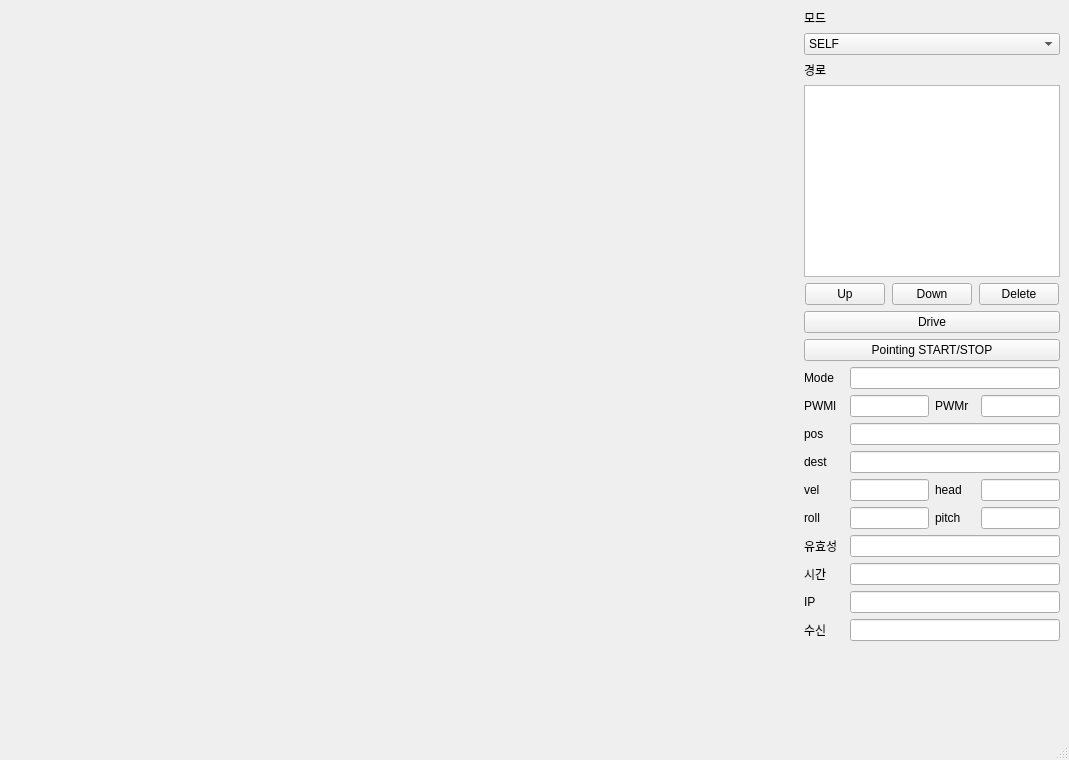
<?xml version="1.0" encoding="UTF-8"?>
<ui version="4.0">
 <class>MainWindow</class>
 <widget class="QMainWindow" name="MainWindow">
  <property name="geometry">
   <rect>
    <x>0</x>
    <y>0</y>
    <width>1069</width>
    <height>760</height>
   </rect>
  </property>
  <property name="windowTitle">
   <string>MainWindow</string>
  </property>
  <widget class="QWidget" name="centralwidget">
   <layout class="QGridLayout" name="gridLayout">
    <item row="0" column="0">
     <layout class="QHBoxLayout" name="Outer_Layout" stretch="8,2">
      <item>
       <layout class="QVBoxLayout" name="Folium"/>
      </item>
      <item>
       <layout class="QVBoxLayout" name="verticalLayout_2">
        <item>
         <widget class="QLabel" name="label">
          <property name="sizePolicy">
           <sizepolicy hsizetype="Preferred" vsizetype="Fixed">
            <horstretch>0</horstretch>
            <verstretch>0</verstretch>
           </sizepolicy>
          </property>
          <property name="text">
           <string>모드</string>
          </property>
         </widget>
        </item>
        <item>
         <widget class="QComboBox" name="comboBox">
          <item>
           <property name="text">
            <string>SELF</string>
           </property>
          </item>
          <item>
           <property name="text">
            <string>AUTO</string>
           </property>
          </item>
         </widget>
        </item>
        <item>
         <widget class="QLabel" name="label_2">
          <property name="sizePolicy">
           <sizepolicy hsizetype="Preferred" vsizetype="Fixed">
            <horstretch>0</horstretch>
            <verstretch>0</verstretch>
           </sizepolicy>
          </property>
          <property name="text">
           <string>경로</string>
          </property>
         </widget>
        </item>
        <item>
         <widget class="QListView" name="waypoints">
          <property name="sizePolicy">
           <sizepolicy hsizetype="Minimum" vsizetype="Fixed">
            <horstretch>0</horstretch>
            <verstretch>0</verstretch>
           </sizepolicy>
          </property>
         </widget>
        </item>
        <item>
         <layout class="QHBoxLayout" name="horizontalLayout">
          <item>
           <widget class="QPushButton" name="btn_up">
            <property name="sizePolicy">
             <sizepolicy hsizetype="Fixed" vsizetype="Fixed">
              <horstretch>0</horstretch>
              <verstretch>0</verstretch>
             </sizepolicy>
            </property>
            <property name="text">
             <string>Up</string>
            </property>
           </widget>
          </item>
          <item>
           <widget class="QPushButton" name="btn_down">
            <property name="sizePolicy">
             <sizepolicy hsizetype="Fixed" vsizetype="Fixed">
              <horstretch>0</horstretch>
              <verstretch>0</verstretch>
             </sizepolicy>
            </property>
            <property name="text">
             <string>Down</string>
            </property>
           </widget>
          </item>
          <item>
           <widget class="QPushButton" name="btn_delete">
            <property name="sizePolicy">
             <sizepolicy hsizetype="Fixed" vsizetype="Fixed">
              <horstretch>0</horstretch>
              <verstretch>0</verstretch>
             </sizepolicy>
            </property>
            <property name="text">
             <string>Delete</string>
            </property>
           </widget>
          </item>
         </layout>
        </item>
        <item>
         <widget class="QPushButton" name="btn_drive">
          <property name="text">
           <string>Drive</string>
          </property>
         </widget>
        </item>
        <item>
         <widget class="QPushButton" name="btn_pointing">
          <property name="text">
           <string>Pointing START/STOP</string>
          </property>
         </widget>
        </item>
        <item>
         <layout class="QHBoxLayout" name="horizontalLayout_2">
          <item>
           <widget class="QLabel" name="lbl_mode">
            <property name="sizePolicy">
             <sizepolicy hsizetype="Fixed" vsizetype="Minimum">
              <horstretch>0</horstretch>
              <verstretch>0</verstretch>
             </sizepolicy>
            </property>
            <property name="minimumSize">
             <size>
              <width>40</width>
              <height>0</height>
             </size>
            </property>
            <property name="maximumSize">
             <size>
              <width>40</width>
              <height>16777215</height>
             </size>
            </property>
            <property name="text">
             <string>Mode</string>
            </property>
           </widget>
          </item>
          <item>
           <widget class="QLineEdit" name="edit_mode">
            <property name="sizePolicy">
             <sizepolicy hsizetype="Expanding" vsizetype="Fixed">
              <horstretch>0</horstretch>
              <verstretch>0</verstretch>
             </sizepolicy>
            </property>
           </widget>
          </item>
         </layout>
        </item>
        <item>
         <layout class="QHBoxLayout" name="horizontalLayout_3">
          <item>
           <widget class="QLabel" name="lbl_pwml">
            <property name="sizePolicy">
             <sizepolicy hsizetype="Fixed" vsizetype="Preferred">
              <horstretch>0</horstretch>
              <verstretch>0</verstretch>
             </sizepolicy>
            </property>
            <property name="minimumSize">
             <size>
              <width>40</width>
              <height>0</height>
             </size>
            </property>
            <property name="maximumSize">
             <size>
              <width>40</width>
              <height>16777215</height>
             </size>
            </property>
            <property name="text">
             <string>PWMl</string>
            </property>
           </widget>
          </item>
          <item>
           <widget class="QLineEdit" name="edit_pwml"/>
          </item>
          <item>
           <widget class="QLabel" name="lbl_pwmr">
            <property name="sizePolicy">
             <sizepolicy hsizetype="Fixed" vsizetype="Preferred">
              <horstretch>0</horstretch>
              <verstretch>0</verstretch>
             </sizepolicy>
            </property>
            <property name="minimumSize">
             <size>
              <width>40</width>
              <height>0</height>
             </size>
            </property>
            <property name="maximumSize">
             <size>
              <width>40</width>
              <height>16777215</height>
             </size>
            </property>
            <property name="text">
             <string>PWMr</string>
            </property>
           </widget>
          </item>
          <item>
           <widget class="QLineEdit" name="edit_pwmr"/>
          </item>
         </layout>
        </item>
        <item>
         <layout class="QHBoxLayout" name="horizontalLayout_4">
          <item>
           <widget class="QLabel" name="label_6">
            <property name="sizePolicy">
             <sizepolicy hsizetype="Fixed" vsizetype="Minimum">
              <horstretch>0</horstretch>
              <verstretch>0</verstretch>
             </sizepolicy>
            </property>
            <property name="minimumSize">
             <size>
              <width>40</width>
              <height>0</height>
             </size>
            </property>
            <property name="maximumSize">
             <size>
              <width>40</width>
              <height>16777215</height>
             </size>
            </property>
            <property name="text">
             <string>pos</string>
            </property>
           </widget>
          </item>
          <item>
           <widget class="QLineEdit" name="lineEdit_4">
            <property name="sizePolicy">
             <sizepolicy hsizetype="Expanding" vsizetype="Fixed">
              <horstretch>0</horstretch>
              <verstretch>0</verstretch>
             </sizepolicy>
            </property>
           </widget>
          </item>
         </layout>
        </item>
        <item>
         <layout class="QHBoxLayout" name="horizontalLayout_5">
          <item>
           <widget class="QLabel" name="label_7">
            <property name="sizePolicy">
             <sizepolicy hsizetype="Fixed" vsizetype="Minimum">
              <horstretch>0</horstretch>
              <verstretch>0</verstretch>
             </sizepolicy>
            </property>
            <property name="minimumSize">
             <size>
              <width>40</width>
              <height>0</height>
             </size>
            </property>
            <property name="maximumSize">
             <size>
              <width>40</width>
              <height>16777215</height>
             </size>
            </property>
            <property name="text">
             <string>dest</string>
            </property>
           </widget>
          </item>
          <item>
           <widget class="QLineEdit" name="lineEdit_5">
            <property name="sizePolicy">
             <sizepolicy hsizetype="Expanding" vsizetype="Fixed">
              <horstretch>0</horstretch>
              <verstretch>0</verstretch>
             </sizepolicy>
            </property>
           </widget>
          </item>
         </layout>
        </item>
        <item>
         <layout class="QHBoxLayout" name="horizontalLayout_6">
          <item>
           <widget class="QLabel" name="lbl_velocity">
            <property name="sizePolicy">
             <sizepolicy hsizetype="Fixed" vsizetype="Preferred">
              <horstretch>0</horstretch>
              <verstretch>0</verstretch>
             </sizepolicy>
            </property>
            <property name="minimumSize">
             <size>
              <width>40</width>
              <height>0</height>
             </size>
            </property>
            <property name="maximumSize">
             <size>
              <width>40</width>
              <height>16777215</height>
             </size>
            </property>
            <property name="text">
             <string>vel</string>
            </property>
           </widget>
          </item>
          <item>
           <widget class="QLineEdit" name="lineEdit_6"/>
          </item>
          <item>
           <widget class="QLabel" name="lbl_heading">
            <property name="sizePolicy">
             <sizepolicy hsizetype="Fixed" vsizetype="Preferred">
              <horstretch>0</horstretch>
              <verstretch>0</verstretch>
             </sizepolicy>
            </property>
            <property name="minimumSize">
             <size>
              <width>40</width>
              <height>0</height>
             </size>
            </property>
            <property name="maximumSize">
             <size>
              <width>40</width>
              <height>16777215</height>
             </size>
            </property>
            <property name="text">
             <string>head</string>
            </property>
           </widget>
          </item>
          <item>
           <widget class="QLineEdit" name="lineEdit_7"/>
          </item>
         </layout>
        </item>
        <item>
         <layout class="QHBoxLayout" name="horizontalLayout_12">
          <item>
           <widget class="QLabel" name="lbl_roll">
            <property name="sizePolicy">
             <sizepolicy hsizetype="Fixed" vsizetype="Preferred">
              <horstretch>0</horstretch>
              <verstretch>0</verstretch>
             </sizepolicy>
            </property>
            <property name="minimumSize">
             <size>
              <width>40</width>
              <height>0</height>
             </size>
            </property>
            <property name="maximumSize">
             <size>
              <width>40</width>
              <height>16777215</height>
             </size>
            </property>
            <property name="text">
             <string>roll</string>
            </property>
           </widget>
          </item>
          <item>
           <widget class="QLineEdit" name="lineEdit_8"/>
          </item>
          <item>
           <widget class="QLabel" name="lbl_pitch">
            <property name="sizePolicy">
             <sizepolicy hsizetype="Fixed" vsizetype="Preferred">
              <horstretch>0</horstretch>
              <verstretch>0</verstretch>
             </sizepolicy>
            </property>
            <property name="minimumSize">
             <size>
              <width>40</width>
              <height>0</height>
             </size>
            </property>
            <property name="maximumSize">
             <size>
              <width>40</width>
              <height>16777215</height>
             </size>
            </property>
            <property name="text">
             <string>pitch</string>
            </property>
           </widget>
          </item>
          <item>
           <widget class="QLineEdit" name="lineEdit_9"/>
          </item>
         </layout>
        </item>
        <item>
         <layout class="QHBoxLayout" name="horizontalLayout_7">
          <item>
           <widget class="QLabel" name="lbl_validity">
            <property name="sizePolicy">
             <sizepolicy hsizetype="Fixed" vsizetype="Minimum">
              <horstretch>0</horstretch>
              <verstretch>0</verstretch>
             </sizepolicy>
            </property>
            <property name="minimumSize">
             <size>
              <width>40</width>
              <height>0</height>
             </size>
            </property>
            <property name="maximumSize">
             <size>
              <width>40</width>
              <height>16777215</height>
             </size>
            </property>
            <property name="text">
             <string>유효성</string>
            </property>
           </widget>
          </item>
          <item>
           <widget class="QLineEdit" name="lineEdit_10">
            <property name="sizePolicy">
             <sizepolicy hsizetype="Expanding" vsizetype="Fixed">
              <horstretch>0</horstretch>
              <verstretch>0</verstretch>
             </sizepolicy>
            </property>
           </widget>
          </item>
         </layout>
        </item>
        <item>
         <layout class="QHBoxLayout" name="horizontalLayout_8">
          <item>
           <widget class="QLabel" name="lbl_time">
            <property name="sizePolicy">
             <sizepolicy hsizetype="Fixed" vsizetype="Minimum">
              <horstretch>0</horstretch>
              <verstretch>0</verstretch>
             </sizepolicy>
            </property>
            <property name="minimumSize">
             <size>
              <width>40</width>
              <height>0</height>
             </size>
            </property>
            <property name="maximumSize">
             <size>
              <width>40</width>
              <height>16777215</height>
             </size>
            </property>
            <property name="text">
             <string>시간</string>
            </property>
           </widget>
          </item>
          <item>
           <widget class="QLineEdit" name="lineEdit_11">
            <property name="sizePolicy">
             <sizepolicy hsizetype="Expanding" vsizetype="Fixed">
              <horstretch>0</horstretch>
              <verstretch>0</verstretch>
             </sizepolicy>
            </property>
           </widget>
          </item>
         </layout>
        </item>
        <item>
         <layout class="QHBoxLayout" name="horizontalLayout_9">
          <item>
           <widget class="QLabel" name="lbl_ip">
            <property name="sizePolicy">
             <sizepolicy hsizetype="Fixed" vsizetype="Minimum">
              <horstretch>0</horstretch>
              <verstretch>0</verstretch>
             </sizepolicy>
            </property>
            <property name="minimumSize">
             <size>
              <width>40</width>
              <height>0</height>
             </size>
            </property>
            <property name="maximumSize">
             <size>
              <width>40</width>
              <height>16777215</height>
             </size>
            </property>
            <property name="text">
             <string>IP</string>
            </property>
           </widget>
          </item>
          <item>
           <widget class="QLineEdit" name="lineEdit_12">
            <property name="sizePolicy">
             <sizepolicy hsizetype="Expanding" vsizetype="Fixed">
              <horstretch>0</horstretch>
              <verstretch>0</verstretch>
             </sizepolicy>
            </property>
           </widget>
          </item>
         </layout>
        </item>
        <item>
         <layout class="QHBoxLayout" name="horizontalLayout_10">
          <item>
           <widget class="QLabel" name="lbl_ip_status">
            <property name="sizePolicy">
             <sizepolicy hsizetype="Fixed" vsizetype="Minimum">
              <horstretch>0</horstretch>
              <verstretch>0</verstretch>
             </sizepolicy>
            </property>
            <property name="minimumSize">
             <size>
              <width>40</width>
              <height>0</height>
             </size>
            </property>
            <property name="maximumSize">
             <size>
              <width>40</width>
              <height>16777215</height>
             </size>
            </property>
            <property name="text">
             <string>수신</string>
            </property>
           </widget>
          </item>
          <item>
           <widget class="QLineEdit" name="lineEdit_13">
            <property name="sizePolicy">
             <sizepolicy hsizetype="Expanding" vsizetype="Fixed">
              <horstretch>0</horstretch>
              <verstretch>0</verstretch>
             </sizepolicy>
            </property>
           </widget>
          </item>
         </layout>
        </item>
        <item>
         <spacer name="verticalSpacer">
          <property name="orientation">
           <enum>Qt::Vertical</enum>
          </property>
          <property name="sizeHint" stdset="0">
           <size>
            <width>20</width>
            <height>40</height>
           </size>
          </property>
         </spacer>
        </item>
       </layout>
      </item>
     </layout>
    </item>
   </layout>
  </widget>
  <widget class="QMenuBar" name="menubar">
   <property name="geometry">
    <rect>
     <x>0</x>
     <y>0</y>
     <width>1069</width>
     <height>21</height>
    </rect>
   </property>
  </widget>
  <widget class="QStatusBar" name="statusbar"/>
 </widget>
 <resources/>
 <connections>
  <connection>
   <sender>btn_pointing</sender>
   <signal>clicked()</signal>
   <receiver>MainWindow</receiver>
   <slot>pointing()</slot>
   <hints>
    <hint type="sourcelabel">
     <x>881</x>
     <y>374</y>
    </hint>
    <hint type="destinationlabel">
     <x>1116</x>
     <y>836</y>
    </hint>
   </hints>
  </connection>
  <connection>
   <sender>btn_up</sender>
   <signal>clicked()</signal>
   <receiver>MainWindow</receiver>
   <slot>move_item_up()</slot>
   <hints>
    <hint type="sourcelabel">
     <x>705</x>
     <y>315</y>
    </hint>
    <hint type="destinationlabel">
     <x>1121</x>
     <y>821</y>
    </hint>
   </hints>
  </connection>
  <connection>
   <sender>btn_down</sender>
   <signal>clicked()</signal>
   <receiver>MainWindow</receiver>
   <slot>move_item_down()</slot>
   <hints>
    <hint type="sourcelabel">
     <x>790</x>
     <y>315</y>
    </hint>
    <hint type="destinationlabel">
     <x>1123</x>
     <y>803</y>
    </hint>
   </hints>
  </connection>
  <connection>
   <sender>btn_delete</sender>
   <signal>clicked()</signal>
   <receiver>MainWindow</receiver>
   <slot>delete_item()</slot>
   <hints>
    <hint type="sourcelabel">
     <x>875</x>
     <y>315</y>
    </hint>
    <hint type="destinationlabel">
     <x>1117</x>
     <y>783</y>
    </hint>
   </hints>
  </connection>
  <connection>
   <sender>btn_drive</sender>
   <signal>clicked()</signal>
   <receiver>MainWindow</receiver>
   <slot>coordinates_diff()</slot>
   <hints>
    <hint type="sourcelabel">
     <x>746</x>
     <y>341</y>
    </hint>
    <hint type="destinationlabel">
     <x>887</x>
     <y>710</y>
    </hint>
   </hints>
  </connection>
 </connections>
 <slots>
  <slot>pointing()</slot>
  <slot>move_item_up()</slot>
  <slot>move_item_down()</slot>
  <slot>delete_item()</slot>
  <slot>coordinates_diff()</slot>
 </slots>
</ui>
